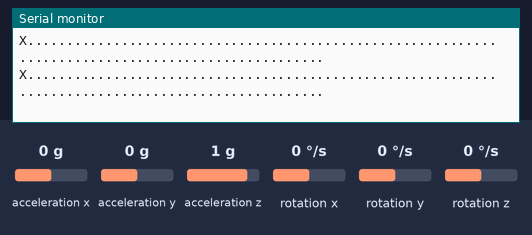
A sketch run on a simulated Arduino Uno, built with avr-gcc and run on an emulated ATmega328P. Shown: the last lines printed to the serial monitor. Wiring (inferred from the names in the program): MPU-6050 motion sensor at I2C address 0x68. The test bench sets the inputs (shaded band); at power-on: rotation z 0 °/s, acceleration x 0 g, acceleration y 0 g, acceleration z 1 g, rotation x 0 °/s, rotation y 0 °/s.

Above: at 1.2 s.
1.3 s: rotation z set to -192 °/s
At 1.61 s:
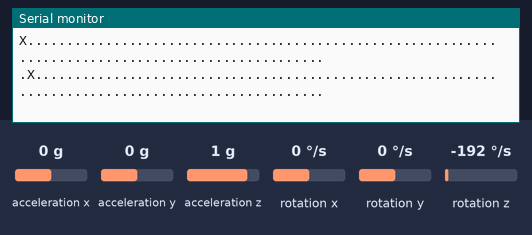
2.8 s: rotation z set to -100 °/s
At 2.97 s:
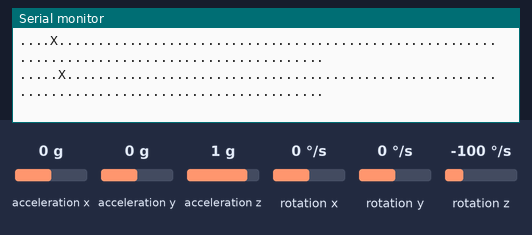

The sketch:

gy251.ino
```cpp
// (c) Michael Schoeffler 2017, http://www.mschoeffler.de

#include "Wire.h" // This library allows you to communicate with I2C devices.

const int MPU_ADDR = 0x68; // I2C address of the MPU-6050. If AD0 pin is set to HIGH, the I2C address will be 0x69.

int16_t accelerometer_x, accelerometer_y, accelerometer_z; // variables for accelerometer raw data
int16_t gyro_x, gyro_y, gyro_z; // variables for gyro raw data
int16_t temperature; // variables for temperature data

char tmp_str[7]; // temporary variable used in convert function

char* convert_int16_to_str(int16_t i) { // converts int16 to string. Moreover, resulting strings will have the same length in the debug monitor.
  sprintf(tmp_str, "%6d", i);
  return tmp_str;
}

void setup() {
  Serial.begin(9600);
  Wire.begin();
  Wire.beginTransmission(MPU_ADDR); // Begins a transmission to the I2C slave (GY-521 board)
  Wire.write(0x6B); // PWR_MGMT_1 register
  Wire.write(0); // set to zero (wakes up the MPU-6050)
  Wire.endTransmission(true);
}


int pos = 0;
int max_pos = 100;

void loop() {
  Wire.beginTransmission(MPU_ADDR);
  Wire.write(0x3B); // starting with register 0x3B (ACCEL_XOUT_H) [MPU-6000 and MPU-6050 Register Map and Descriptions Revision 4.2, p.40]
  Wire.endTransmission(false); // the parameter indicates that the Arduino will send a restart. As a result, the connection is kept active.
  Wire.requestFrom(MPU_ADDR, 7*2, true); // request a total of 7*2=14 registers

  // "Wire.read()<<8 | Wire.read();" means two registers are read and stored in the same variable
  accelerometer_x = Wire.read()<<8 | Wire.read(); // reading registers: 0x3B (ACCEL_XOUT_H) and 0x3C (ACCEL_XOUT_L)
  accelerometer_y = Wire.read()<<8 | Wire.read(); // reading registers: 0x3D (ACCEL_YOUT_H) and 0x3E (ACCEL_YOUT_L)
  accelerometer_z = Wire.read()<<8 | Wire.read(); // reading registers: 0x3F (ACCEL_ZOUT_H) and 0x40 (ACCEL_ZOUT_L)
  temperature = Wire.read()<<8 | Wire.read(); // reading registers: 0x41 (TEMP_OUT_H) and 0x42 (TEMP_OUT_L)
  gyro_x = Wire.read()<<8 | Wire.read(); // reading registers: 0x43 (GYRO_XOUT_H) and 0x44 (GYRO_XOUT_L)
  gyro_y = Wire.read()<<8 | Wire.read(); // reading registers: 0x45 (GYRO_YOUT_H) and 0x46 (GYRO_YOUT_L)
  gyro_z = Wire.read()<<8 | Wire.read(); // reading registers: 0x47 (GYRO_ZOUT_H) and 0x48 (GYRO_ZOUT_L)

  // print out data
  // Serial.print("aX = "); Serial.print(convert_int16_to_str(accelerometer_x));
  // Serial.print(" | aY = "); Serial.print(convert_int16_to_str(accelerometer_y));
  // Serial.print(" | aZ = "); Serial.print(convert_int16_to_str(accelerometer_z));
  // the following equation was taken from the documentation [MPU-6000/MPU-6050 Register Map and Description, p.30]
  // Serial.print(" | tmp = "); Serial.print(temperature/340.00+36.53);
  // Serial.print(" | gX = "); Serial.print(convert_int16_to_str(gyro_x));
  // Serial.print(" | gY = "); Serial.print(convert_int16_to_str(gyro_y));
  // Serial.print(" | gZ = "); Serial.print(convert_int16_to_str(gyro_z));
  // Serial.println();

  // delay
  // delay(1000);

  int old_pos = pos;

  if (gyro_z > 20000) {
    pos--;
  }
  else if (gyro_z < -20000) {
    pos++;
  }

  if (pos < 0) pos = 0;
  if (pos > max_pos) pos = max_pos;

  for (int i = 0; i < pos; i++)
    Serial.print(".");
  Serial.print("X");
  for (int i = pos+1; i < max_pos; i++)
    Serial.print(".");
  Serial.println();

  if (pos != old_pos)
    delay(300);


}
```

Measured:
- after the input at 1.3 s, the serial monitor: prints a new line after 0.08 s (image 1)
